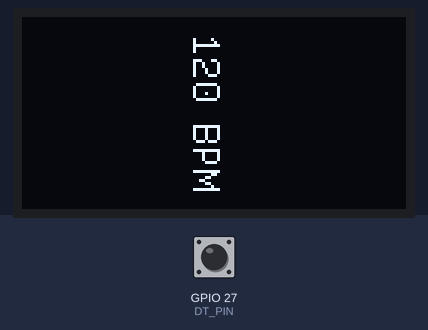
A program run on a simulated Raspberry Pi (BCM pin numbers). On the bench: 128×64 one-colour display. The test bench sets the inputs (shaded band); at power-on: GPIO 27 (DT_PIN) HIGH. Text uses the font file from the repository; threads take turns every 2 ms; what the program prints to the terminal is not drawn.

Above: at 0.2 s.

The program:

pi_config.py
```python
import time
import threading
import RPi.GPIO as GPIO
from gpiozero import Button
from PIL import Image, ImageDraw, ImageFont
from luma.core.interface.serial import i2c
from luma.oled.device import sh1106

def setup_rotary_encoder():
    global CLK_PIN, DT_PIN, SW_PIN, DIRECTION_CW, DIRECTION_CCW, prev_CLK_state, lock, direction, counter, button_pressed, prev_button_state

    # Define the GPIO pins for the rotary encoder
    CLK_PIN = 17  # GPIO7 connected to the rotary encoder's CLK pin
    DT_PIN = 27   # GPIO8 connected to the rotary encoder's DT pin
    SW_PIN = 22   # GPIO25 connected to the rotary encoder's SW pin

    DIRECTION_CW = 0
    DIRECTION_CCW = 1

    counter = 0
    direction = DIRECTION_CW
    prev_CLK_state = GPIO.HIGH
    button_pressed = False
    prev_button_state = GPIO.HIGH

    lock = threading.Lock()

    # Disable GPIO warnings
    GPIO.setwarnings(False)

    # Reset the GPIO pins
    GPIO.cleanup()

    # Set up the GPIO mode
    GPIO.setmode(GPIO.BCM)

    # Set up GPIO pins for rotary encoder
    GPIO.setup(CLK_PIN, GPIO.IN)
    GPIO.setup(DT_PIN, GPIO.IN)
    GPIO.setup(SW_PIN, GPIO.IN, pull_up_down=GPIO.PUD_UP)

    # Read the initial state of the rotary encoder's CLK pin
    prev_CLK_state = GPIO.input(CLK_PIN)

def setup_matrix_keypad():
    global row_pins, col_pins, rows, key_map, debounce_time
    debounce_time = 0.05  # 50 ms debounce time

    # Define the GPIO pins for rows and columns of the matrix keypad
    row_pins = [12, 1]
    col_pins = [13, 6, 5]

    # Initialize buttons for rows with pull-down resistors
    rows = [Button(pin, pull_up=False) for pin in row_pins]

    # Set up columns as output and set them to high
    for col in col_pins:
        GPIO.setup(col, GPIO.OUT)
        GPIO.output(col, GPIO.HIGH)

    # Dictionary to hold the key mapping for matrix keypad
    key_map = {
        (1, 13): 1, (1, 6): 2, (1, 5): 3,
        (12, 13): 4, (12, 6): 5, (12, 5): 6
    }

    # Attach the callback function to the button press event for each row
    for row in rows:
        row.when_pressed = lambda row=row: matrix_button_pressed(row)

def matrix_button_pressed(row_pin):
    global current_config_option

    # Disable all column outputs
    for col in col_pins:
        GPIO.output(col, GPIO.LOW)

    # Detect which button was pressed
    for col in col_pins:
        GPIO.output(col, GPIO.HIGH)
        time.sleep(debounce_time)  # Debounce delay
        if row_pin.is_pressed:
            key = key_map.get((row_pin.pin.number, col), None)
            if key:
                print(f"Matrix Keypad:: Key pressed: {key}")
                if key == 1:  # Advance configuration option when key 1 is pressed
                    with lock:
                        current_config_option = (current_config_option + 1) % len(config_options)
                        print(f"Switched to: {config_options[current_config_option]}")
        GPIO.output(col, GPIO.LOW)

    # Re-enable all column outputs
    for col in col_pins:
        GPIO.output(col, GPIO.HIGH)

# Initialize I2C interface and OLED display
serial = i2c(port=1, address=0x3C)
device = sh1106(serial)

# Path to your TTF font file
font_path = 'fonts/InputSansNarrow-Thin.ttf'

# CONFIG options
config_options = ["BPM", "TIME SIGNATURE", "TOTAL BARS"]
config_option_values = {
    "BPM": 120,
    "TIME SIGNATURE": "4/4",
    "TOTAL BARS": 4
}
time_signature_options = ["2/4", "3/4", "4/4"]
current_config_option = 0

# Set up the rotary encoder and matrix keypad
setup_rotary_encoder()
setup_matrix_keypad()

def draw_config_screen():
    global current_config_option
    with lock:
        # Create an image in portrait mode dimensions
        image = Image.new('1', (64, 128), "black")
        draw = ImageDraw.Draw(image)

        # Load a custom font
        font_size = 12  # Adjust the font size as needed
        font = ImageFont.truetype(font_path, font_size)

        # Draw config option
        option = config_options[current_config_option]
        if option == "BPM":
            value = f"{config_option_values[option]} BPM"
        elif option == "TIME SIGNATURE":
            value = config_option_values[option]
        elif option == "TOTAL BARS":
            value = f"{config_option_values[option]} BARS"

        # Calculate text position
        bbox = draw.textbbox((0, 0), value, font=font)  # Get bounding box
        text_width = bbox[2] - bbox[0]
        text_height = bbox[3] - bbox[1]
        text_x = (64 - text_width) // 2
        text_y = (128 - text_height) // 2  # Slightly below center, moved 5 pixels up

        # Draw text on the screen
        draw.text((text_x, text_y), value, font=font, fill="white")

        # Rotate the image by 90 degrees to fit the landscape display
        rotated_image = image.rotate(270, expand=True)

        # Display the rotated image on the device
        device.display(rotated_image)

def handle_rotary_encoder():
    global counter, direction, prev_CLK_state, current_config_option
    while True:
        # Read the current state of the rotary encoder's CLK and DT pins
        CLK_state = GPIO.input(CLK_PIN)
        DT_state = GPIO.input(DT_PIN)

        # If the state of CLK is changed, then pulse occurred
        if CLK_state != prev_CLK_state:
            # Determine the direction
            if DT_state != CLK_state:
                direction = DIRECTION_CW
            else:
                direction = DIRECTION_CCW

            counter += 1
            if counter % 2 == 0:  # Only update on every second step
                with lock:
                    option = config_options[current_config_option]
                    if option == "BPM":
                        if direction == DIRECTION_CW:
                            config_option_values[option] += 1
                            if config_option_values[option] > 200:
                                config_option_values[option] = 200
                        else:
                            config_option_values[option] -= 1
                            if config_option_values[option] < 40:
                                config_option_values[option] = 40
                    elif option == "TIME SIGNATURE":
                        index = time_signature_options.index(config_option_values[option])
                        if direction == DIRECTION_CW:
                            index = (index + 1) % len(time_signature_options)
                        else:
                            index = (index - 1) % len(time_signature_options)
                        config_option_values[option] = time_signature_options[index]
                    elif option == "TOTAL BARS":
                        if direction == DIRECTION_CW:
                            config_option_values[option] += 1
                            if config_option_values[option] > 16:
                                config_option_values[option] = 16
                        else:
                            config_option_values[option] -= 1
                            if config_option_values[option] < 1:
                                config_option_values[option] = 1

                    print(f"{option}: {config_option_values[option]}")

        # Save last CLK state
        prev_CLK_state = CLK_state

        time.sleep(0.001)  # Small delay to prevent CPU overuse

def update_screen():
    while True:
        draw_config_screen()
        time.sleep(0.1)  # Update the screen every 0.1 seconds

try:
    print(f"Listening for rotary encoder changes and button presses...")

    # Start threads for handling the rotary encoder, button press, and screen update
    threading.Thread(target=handle_rotary_encoder, daemon=True).start()
    threading.Thread(target=update_screen, daemon=True).start()

    # Keep the main thread running
    while True:
        time.sleep(1)

except KeyboardInterrupt:
    GPIO.cleanup()  # Clean up GPIO on program exit
```
